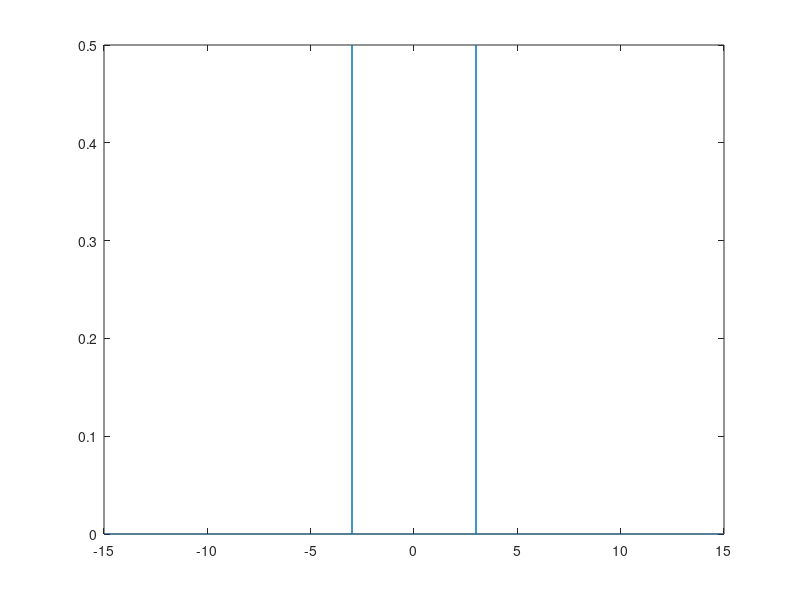
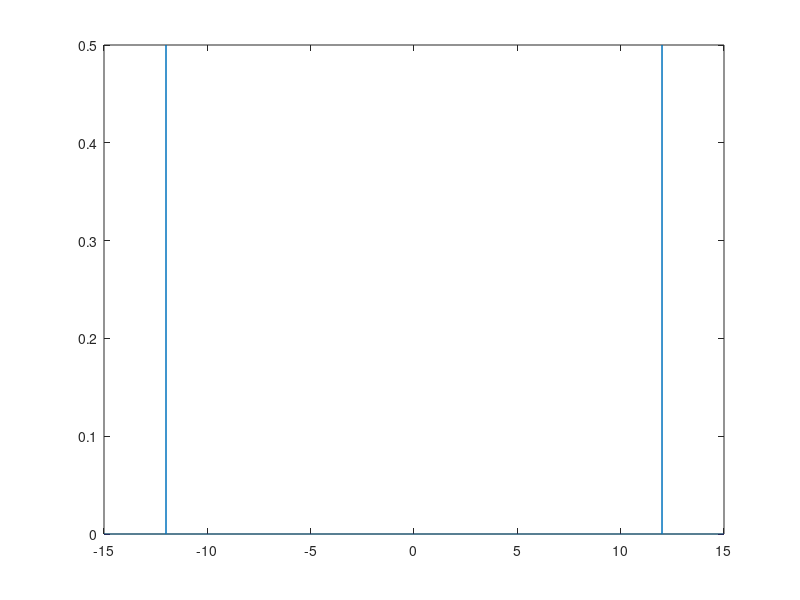

Recreate these plots in MATLAB, in order.
% test_3_notmine

amp = 1;
freqHz = 12000;
fsHz = 30000; % sampling frequency?
dt = 1/fsHz; %?
index = 1;
tt = 0:dt:1-dt;
yy = amp*sin(2*pi*freqHz*tt);

YY = fft(yy,fsHz)/fsHz;
magYY = abs(YY);
faxis = linspace(-fsHz/2,fsHz/2,fsHz);
plot(faxis/1000,magYY);
figure(); plot(faxis/1000,fftshift(magYY))